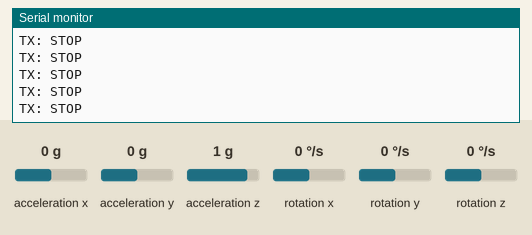
Simulated run of this sketch. Board: ESP32. Shown: the last lines printed to the serial monitor. Inputs (shaded band) come from the test bench; at power-on: acceleration x 0 g, acceleration y 0 g, acceleration z 1 g, rotation x 0 °/s, rotation y 0 °/s, rotation z 0 °/s.

Above: at 3.2 s.
3.3 s: acceleration x set to -1.4 g
At 3.37 s:
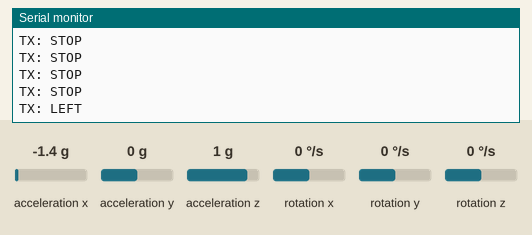
5.2 s: acceleration y set to -1.4 g
At 5.32 s:
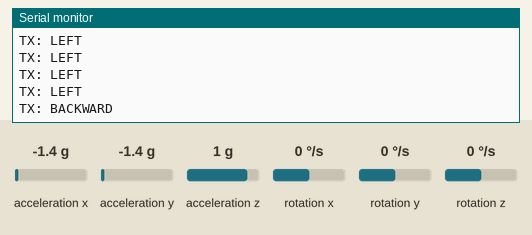
7.1 s: acceleration y set to 0.8 g
At 7.19 s:
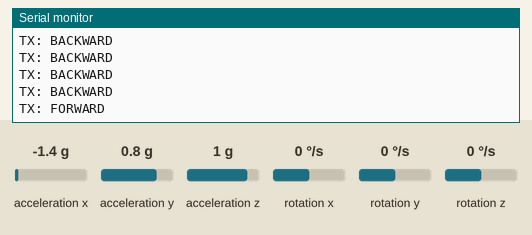

The sketch:

transmitter.ino
```cpp
#include <Wire.h>
#include <WiFi.h>
#include <esp_now.h>
#include <esp_wifi.h>
#include <MPU6050.h>

#define SDA_PIN 3
#define SCL_PIN 4

MPU6050 mpu;

// RECEIVER MAC ADDRESS
uint8_t receiverMAC[] = {0x1C, 0xDB, 0xD4, 0x3A, 0x6E, 0xB0};

typedef struct {
  int dir;   // 0=STOP,1=FWD,2=BACK,3=LEFT,4=RIGHT
} ControlData;

ControlData data;
bool espNowReady = false;

int16_t ax, ay, az;
int deadZone = 3000;

// ===== ESP-NOW INIT =====
bool initEspNow() {

  WiFi.mode(WIFI_STA);
  WiFi.disconnect();

  esp_wifi_set_channel(1, WIFI_SECOND_CHAN_NONE);

  if (esp_now_init() != ESP_OK) {
    Serial.println("ESP-NOW Init Failed");
    return false;
  }

  esp_now_peer_info_t peerInfo = {};
  memcpy(peerInfo.peer_addr, receiverMAC, 6);
  peerInfo.channel = 1;
  peerInfo.encrypt = false;

  if (esp_now_add_peer(&peerInfo) != ESP_OK) {
    Serial.println("Peer Add Failed");
    esp_now_deinit();
    return false;
  }

  Serial.println("ESP-NOW READY");
  return true;
}

void setup() {

  Serial.begin(115200);
  delay(2000);

  Wire.begin(SDA_PIN, SCL_PIN);
  mpu.initialize();

  if (!mpu.testConnection()) {
    Serial.println("MPU6050 NOT detected");
    while (1);
  }

  Serial.println("MPU6050 OK");

  espNowReady = initEspNow();
}

void loop() {

  mpu.getAcceleration(&ax, &ay, &az);

  if (ay > deadZone) {
    data.dir = 1;
    Serial.println("TX: FORWARD");
  }

  else if (ay < -deadZone) {
    data.dir = 2;
    Serial.println("TX: BACKWARD");
  }

  else if (ax > deadZone) {
    data.dir = 4;
    Serial.println("TX: RIGHT");
  }

  else if (ax < -deadZone) {
    data.dir = 3;
    Serial.println("TX: LEFT");
  }

  else {
    data.dir = 0;
    Serial.println("TX: STOP");
  }

  if (espNowReady) {
    const esp_err_t result = esp_now_send(receiverMAC, (uint8_t *)&data, sizeof(data));
    if (result != ESP_OK) {
      static unsigned long lastSendErrorAt = 0;
      if (millis() - lastSendErrorAt >= 2000) {
        Serial.println("ESP-NOW send could not be queued; check receiver MAC/channel");
        lastSendErrorAt = millis();
      }
    }
  }

  delay(70);
}
```

Measured:
- after the input at 3.3 s, the serial monitor: prints a new line at once (image 1)
- after the input at 5.2 s, the serial monitor: prints a new line after 0.05 s (image 2)
- after the input at 7.1 s, the serial monitor: prints a new line at once (image 3)
